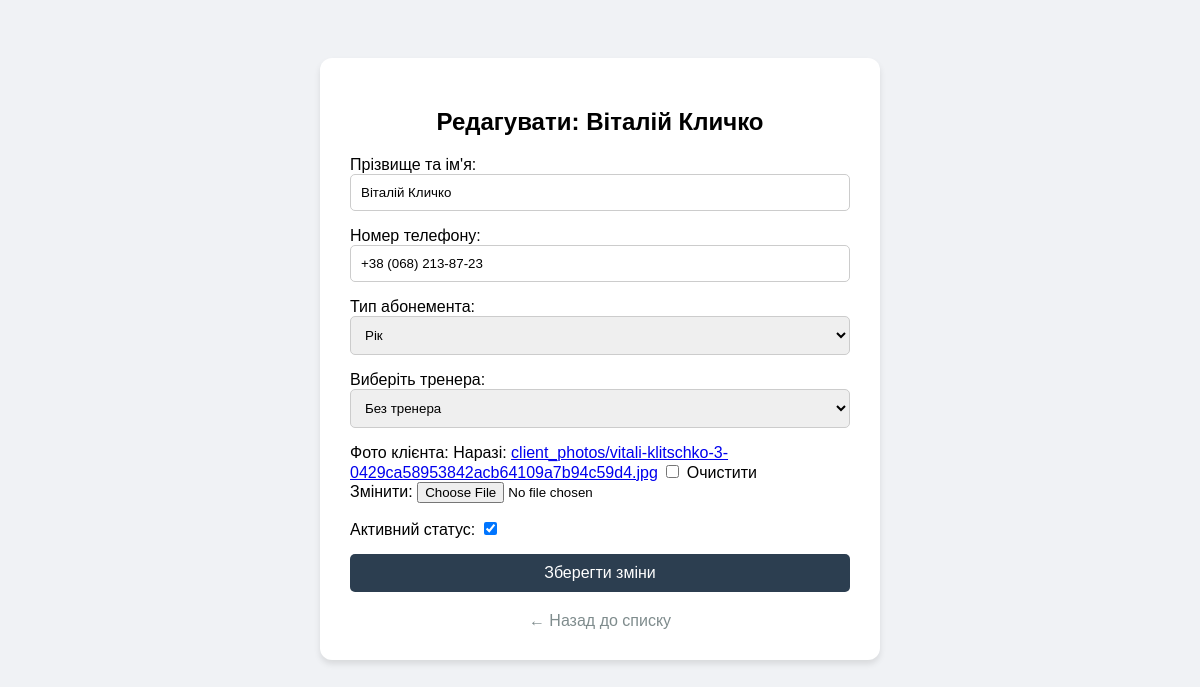
The app's page /client/3/edit/ with its own data.
### gym/models.py (models this page shows, shortened)
class Client(models.Model):
    SUB_TYPES = [
        ('day', 'На день'),
        ('month', 'Місяць'),
        ('year', 'Рік'),
    ]
    full_name = models.CharField(max_length=200, verbose_name="Прізвище та ім'я")
    phone = models.CharField(max_length=20, verbose_name="Номер телефону")
    sub_type = models.CharField(max_length=10, choices=SUB_TYPES, default='month', verbose_name="Тип абонемента")
    photo = models.ImageField(upload_to='client_photos/', blank=True, null=True, verbose_name="Фото клієнта")
    is_active = models.BooleanField(default=True, verbose_name="Активний статус")
    trainer = models.ForeignKey(Trainer, on_delete=models.SET_NULL, null=True, blank=True, verbose_name="Тренер")

### gym/views.py (the view)
# urls.py: path('client/<int:pk>/edit/', views.client_edit, name='client_edit'),
def client_edit(request, pk):
    client = get_object_or_404(Client, pk=pk)
    if request.method == "POST":
        form = ClientForm(request.POST, request.FILES, instance=client)
        if form.is_valid():
            form.save()
            return redirect('home')
    else:
        form = ClientForm(instance=client)
    return render(request, 'gym/client_edit.html', {'form': form, 'client': client})

### gym/forms.py
class ClientForm(forms.ModelForm):
    trainer = forms.ModelChoiceField(
        queryset=Trainer.objects.all(),
        required=False,
        empty_label="Без тренера",
        label="Виберіть тренера",
        widget=forms.Select(attrs={'class': 'form-control'})
    )
    class Meta:
        model = Client
        fields = ['full_name', 'phone', 'sub_type', 'trainer', 'photo', 'is_active']
        widgets = {
            'full_name': forms.TextInput(attrs={'class': 'form-control'}),
            'phone': forms.TextInput(attrs={'class': 'form-control'}),
            'sub_type': forms.Select(attrs={'class': 'form-control'}),
            'is_active': forms.CheckboxInput(attrs={'class': 'form-check-input'}),
        }

### gym/models.py (called while the page is built)
    def __str__(self):
        return f"{self.name} ({self.get_rating_display()})"

### gym/templates/gym/client_edit.html (shortened to what this page needs)
<!DOCTYPE html>
<html lang="uk">
<head>
</head>
<body>
    <div class="form-container">
        <h2>Редагувати: {{ client.full_name }}</h2>
        <form method="post" enctype="multipart/form-data">
            {{ form.as_p }}
            <button type="submit" class="btn">Зберегти зміни</button>
        </form>
        <a href="{% url 'home' %}" class="back-link">← Назад до списку</a>
    </div>
</body>
</html>

### gym/templates/gym/client_edit.html (style rules this page uses)
body { font-family: sans-serif; background: #f0f2f5; padding: 50px; }
.form-container { background: white; padding: 30px; border-radius: 12px; max-width: 500px; margin: 0 auto; box-shadow: 0 4px 6px rgba(0,0,0,0.1); }
h2 { text-align: center; }
form p { margin-bottom: 15px; }
input[type="text"], select { width: 100%; padding: 10px; border-radius: 5px; border: 1px solid #ccc; box-sizing: border-box; }
.btn { background: #2c3e50; color: white; padding: 10px 20px; border: none; border-radius: 5px; cursor: pointer; width: 100%; font-size: 16px; }
.back-link { display: block; text-align: center; margin-top: 20px; color: #7f8c8d; text-decoration: none; }

### records on screen
Client: full_name "Віталій Кличко", phone "+38 (068) 213-87-23", sub_type "Рік", trainer "Без тренера", is_active "☑"
